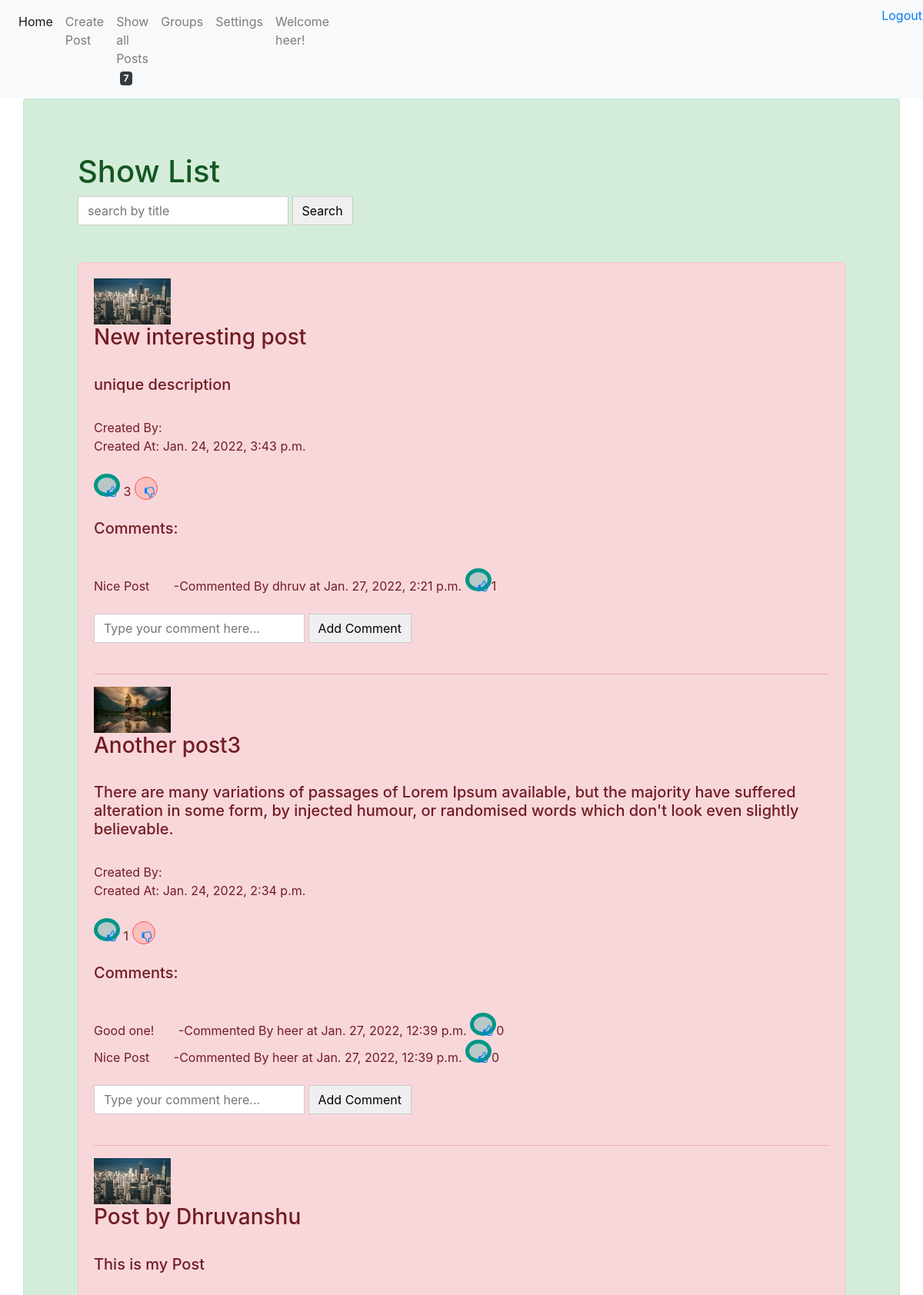
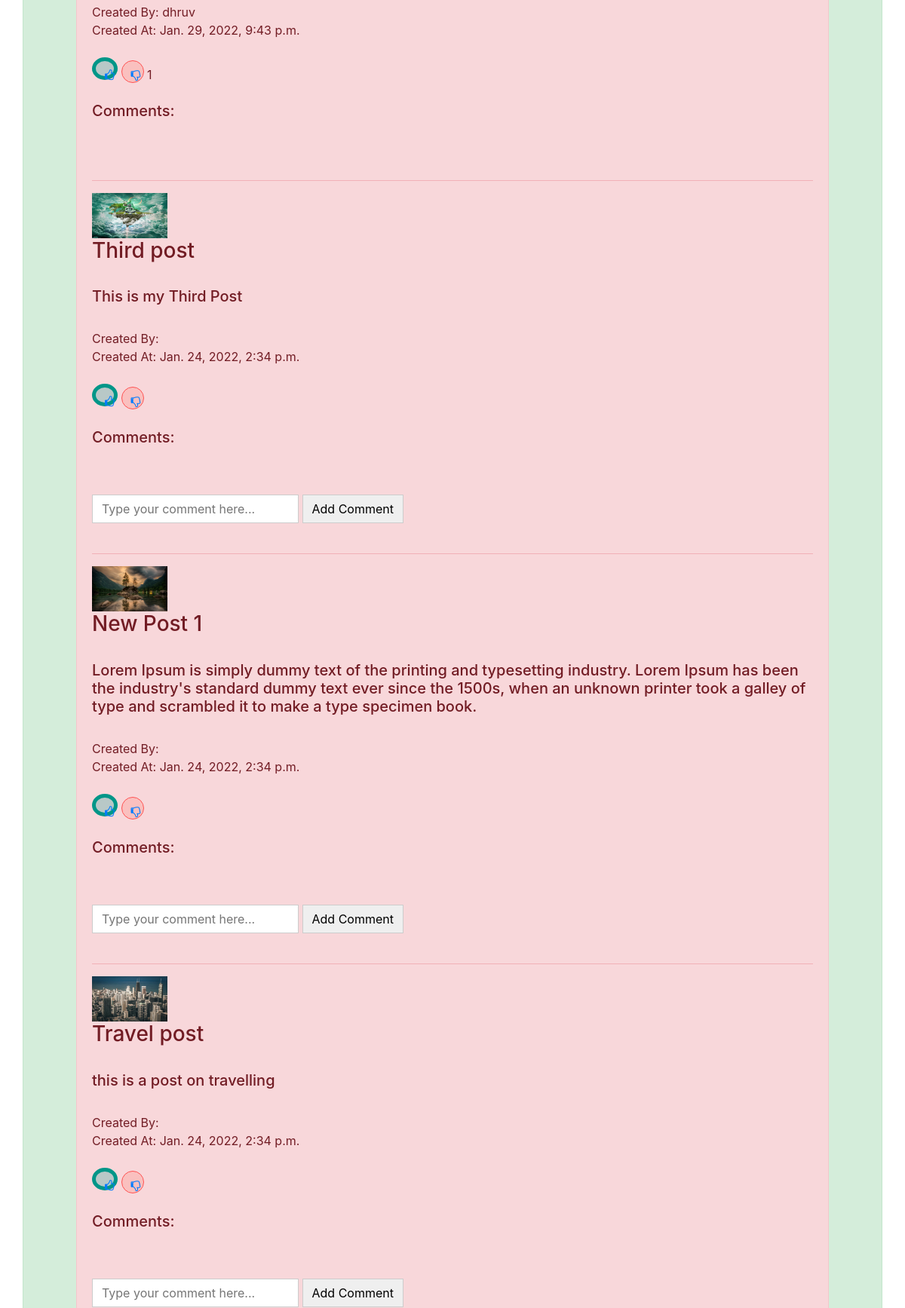
/showlist/ (signed in, upper part), run on the app's committed database (2 pictures, top to bottom).
### posts/models.py (models this page shows, shortened)
class DateTimemixin(models.Model):
    created_at = models.DateTimeField(auto_now_add=True, null=True, blank=True)
    updated_at = models.DateTimeField(auto_now=True, null=True, blank=True)
    class Meta:
        abstract = True

class Post(DateTimemixin):
    group_key = models.ForeignKey("Group", on_delete=models.CASCADE, blank=True, null=True)
    is_group = models.BooleanField(default=False)
    user_key = models.ForeignKey(User, on_delete=models.CASCADE, blank=True, null = True)
    category_key = models.ManyToManyField(PostCategory,  blank=True)
    title = models.CharField(max_length=100)
    description = models.CharField(max_length=250)
    thumbnail = models.ImageField(upload_to = 'photos/')
    slug = models.SlugField(null=True, blank=True)
    like_key = models.ManyToManyField(User, blank = True, related_name='like_user')
    dislike_key = models.ManyToManyField(User, blank = True, related_name='dislike_user')

class Comment(DateTimemixin):
    post_key = models.ForeignKey(Post, on_delete=models.CASCADE, null = True, blank=True)
    comment = models.TextField()
    created_by = models.ForeignKey(User, on_delete=models.CASCADE, null = True, blank=True)
    liked_by = models.ManyToManyField(User, blank=True, related_name='liked_user')

### posts/views.py (the view)
# urls.py: path('showlist/', views.showlist, name="showlist"),
def showlist(request):
    from django.db.models import Count
    if request.method == 'POST':
        query = request.POST["q"]
        post_data = Post.objects.filter(title__startswith = query, is_group = False).annotate(like_count = Count('like_key')).order_by('-like_count','-created_at')
    else:
        post_data = Post.objects.filter(is_group = False).annotate(like_count = Count('like_key')).order_by('-like_count','-created_at')
    total_count = Post.objects.filter(is_group = False).count()
    comment_data = Comment.objects.all().annotate(like_count = Count('liked_by')).order_by('-like_count','-created_at')
    context = {
         'post_data':post_data,
         "total_count":total_count,
         "comment_data":comment_data,
    }
    return render(request, "showlist.html", context)

### templates/showlist.html (shortened to what this page needs)
{% extends 'base.html' %}
{% load static %}
{% block content %}
<div class="container alert alert-success" style="padding: 70px;">
    <h1>Show List</h1>
    <form action="{% url 'showlist' %}" method="POST">
        <input type="text" name="q" placeholder="search by title">
        <button type="submit">Search</button><br>
    </form>
    <br>
    <br>
    <div class="container alert alert-danger" style="padding: 20px;">
        {% for post in post_data %}
            <img src="{{ post.thumbnail.url }}" width="100" height="60"><br>
            <h3>{{post.title}}</h3><br>
            <h5>{{post.description}}</h5><br>
            Created By: {{post.user_key.username}}<br>
            Created At: {{post.created_at}}<br><br>
            <button class="like">
                <a href="{% url 'likeview' post.id  %}"><i class="fa fa-thumbs-o-up" aria-hidden="true"> </i></a>
            </button>
            {% if post.like_key.all.count != 0 %}
            {{post.like_key.all.count}}
            {% endif %}
            <button class="dislike">
                <a href="{% url 'dislikeview' post.id  %}"><i class="fa fa-thumbs-o-down" aria-hidden="true"></i></a>
            </button>
            {% if post.dislike_key.all.count != 0 %}
                {{post.dislike_key.all.count}}
            {% endif %}
            <br><br>
            <h5><label>Comments: </label></h5><br>
            {% for comment in comment_data %}
            {% if comment.post_key.id == post.id %}
                <div>{{ comment.comment }}<span>&nbsp;&nbsp;&nbsp;&nbsp;&nbsp;&nbsp; -Commented By {{comment.created_by}} at {{comment.created_at}} </span> <button class="like">
                    <a href="{% url 'commentlike' comment.id  %}"><i class="fa fa-thumbs-o-up" aria-hidden="true"> </i></a>
                </button>{{comment.liked_by.all.count}}</div>
            {% endif %}
            {% endfor %}
            <br>
            {% if not request.user in  post.user_key.restrictusercomment.restrict_user_key.all %}
            <form method="POST" action="{% url 'comment' post.id %}">
                <input type="text" name="comment" placeholder="Type your comment here...">
                <button type="submit">Add Comment</button>
            </form><br>
            {% endif %}
            <hr>
        {% endfor %}
    </div>
</div>
{% endblock content %}

### templates/base.html (shortened to what this page needs)
<!DOCTYPE html>
{% load static %}
<html lang="en">
<head>
    <link rel="stylesheet" href="{% static 'css/style.css' %}">
    <link rel="stylesheet" href="https://stackpath.bootstrapcdn.com/bootstrap/4.1.3/css/bootstrap.min.css">
    <link rel="stylesheet" href="https://cdnjs.cloudflare.com/ajax/libs/font-awesome/4.7.0/css/font-awesome.min.css">
</head>
<body>
    <nav class="navbar navbar-expand-lg navbar-light bg-light">
        <div class="collapse navbar-collapse" id="navbarNav">
          <ul class="navbar-nav">
            <li class="nav-item active">
              <a class="nav-link" href="{% url 'showlist' %}">Home <span class="sr-only">(current)</span></a>
            </li>
            {% if request.user.is_authenticated %}
            <li class="nav-item">
              <a class="nav-link" href="{% url 'createpost' %}">Create Post</a>
            </li>
            {% endif %}
            <li class="nav-item">
              <a class="nav-link" href="{% url 'showlist' %}">Show all Posts &nbsp;<span class="badge badge-dark">{{ total_count }}</span></a>
            </li>
            <li class="nav-item">
              <a class="nav-link" href="{% url 'group' %}">Groups</a>
            </li>
            <li class="nav-item">
              <a class="nav-link" href="{% url 'settings' %}">Settings</a>
            </li>
            {% if request.user.is_authenticated %}
            <li class="nav-item">
              <a class="nav-link"> Welcome {{request.user}}!</a>
            </li>
            {% else %}
            <li class="nav-item">
              <a class="nav-link">Welcome Guest!</a>
            </li>
            {% endif %}
            {% if request.user.is_authenticated %}
            <li class="nav-item" style="margin-left: 700px;">
              <a href="javascript:{}" onclick="document.getElementById('my_form').submit();"style="margin-left:10px; text-decoration:none;"> Logout </a>
            </li>
            {% else %}
            <li class="nav-item" style="margin-left: 900px;">
              <a class="nav-link" href="{% url 'login' %}">Login</a>
            </li>
            {% endif %}
          </ul>
        </div>
      </nav>
    {% block content %}{% endblock content %}
</body>
</html>

### static/css/style.css (style rules this page uses)
button.like { width: 30px; height: 30px; margin: 0 auto; line-height: 25px; border-radius: 50%; color: rgba(0,150,136 ,1); background-color:rgba(38,166,154 ,0.3); border-color: rgba(0,150,136 ,1); border-width: 5px; font-size: 15px; }
button.dislike { width: 30px; height: 30px; margin: 0 auto; line-height: 25px; border-radius: 50%; color: rgba(255,82,82 ,1); background-color: rgba(255,138,128 ,0.3); border-color: rgba(255,82,82 ,1); border-width: 1px; font-size: 15px; }

### templates/base.html (style rules this page uses)
input[type='text'] { border: 1px solid #ccc; display: inline-block; padding: 6px 12px; cursor: pointer; }
button { border: 1px solid #ccc; display: inline-block; padding: 6px 12px; cursor: pointer; }

### data on the page
Post: thumbnail (picture), title "New interesting post", description "unique description", created_at "Jan. 24, 2022, 3:43 p.m.", like_key.all.count "3"
Comment: comment "Nice Post", created_by "dhruv", created_at "Jan. 27, 2022, 2:21 p.m.", liked_by.all.count "1"
Post: thumbnail (picture), title "Another post3", description "There are many variations of passages of Lorem Ipsum available, but the majority have suffered alteration in some form, by injected humour, or randomised words which don't look even slightly believable.", created_at "Jan. 24, 2022, 2:34 p.m.", like_key.all.count "1"
Comment: comment "Good one!", created_by "heer", created_at "Jan. 27, 2022, 12:39 p.m.", liked_by.all.count "0"
Comment: comment "Nice Post", created_by "heer", created_at "Jan. 27, 2022, 12:39 p.m.", liked_by.all.count "0"
Post: thumbnail (picture), title "Post by Dhruvanshu", description "This is my Post", user_key.username "dhruv", created_at "Jan. 29, 2022, 9:43 p.m.", dislike_key.all.count "1"
Post: thumbnail (picture), title "Third post", description "This is my Third Post", created_at "Jan. 24, 2022, 2:34 p.m."
Post: thumbnail (picture), title "New Post 1", description "Lorem Ipsum is simply dummy text of the printing and typesetting industry. Lorem Ipsum has been the industry's standard dummy text ever since the 1500s, when an unknown printer took a galley of type and scrambled it to make a type specimen book.", created_at "Jan. 24, 2022, 2:34 p.m."
Post: thumbnail (picture), title "Travel post", description "this is a post on travelling", created_at "Jan. 24, 2022, 2:34 p.m."

### other printed values
{{ total_count }} "7"
{{ request.user }} "heer"
